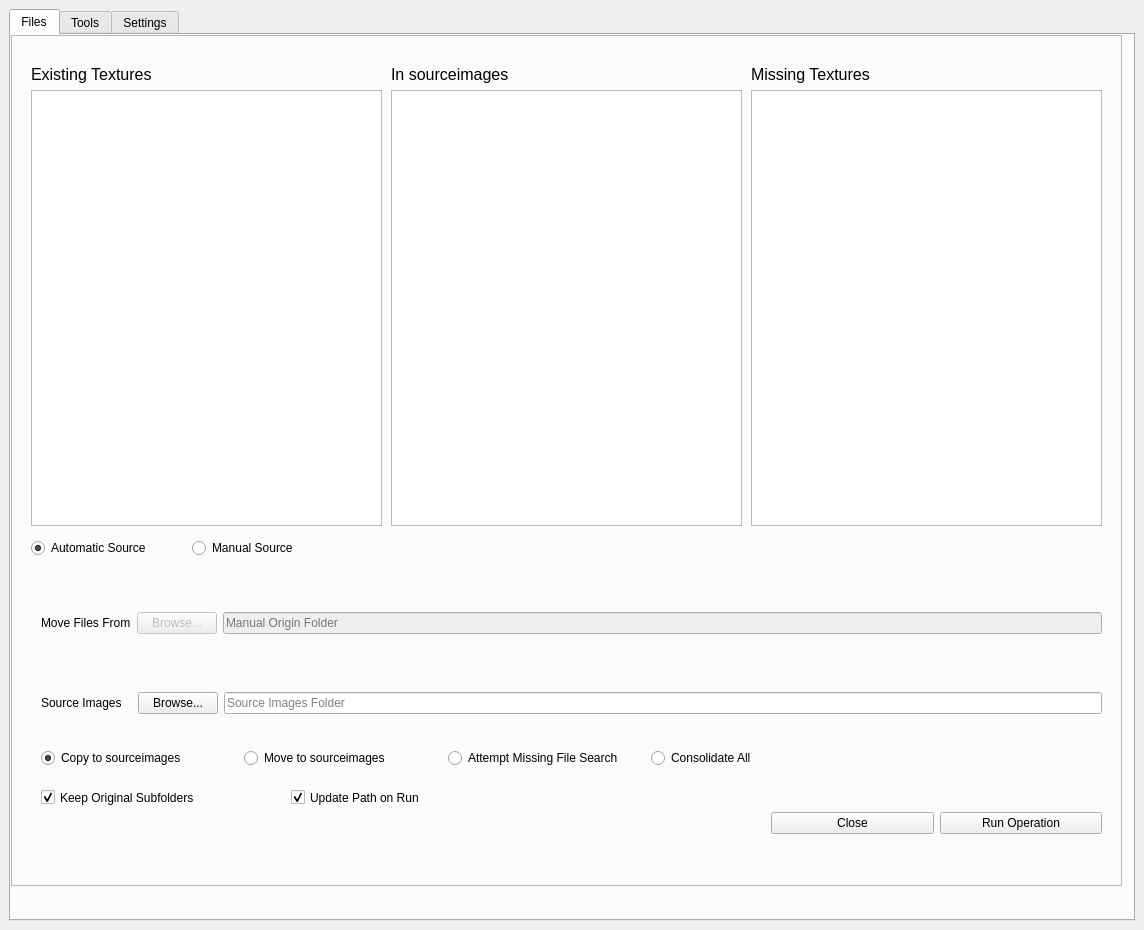
<?xml version="1.0" encoding="UTF-8"?>
<ui version="4.0">
 <class>atomicTextureFileManager</class>
 <widget class="QMainWindow" name="atomicTextureFileManager">
  <property name="geometry">
   <rect>
    <x>0</x>
    <y>0</y>
    <width>1144</width>
    <height>930</height>
   </rect>
  </property>
  <property name="minimumSize">
   <size>
    <width>1144</width>
    <height>889</height>
   </size>
  </property>
  <property name="windowTitle">
   <string>MainWindow</string>
  </property>
  <widget class="QWidget" name="centralwidget">
   <property name="minimumSize">
    <size>
     <width>896</width>
     <height>858</height>
    </size>
   </property>
   <layout class="QVBoxLayout" name="verticalLayout">
    <item>
     <widget class="QTabWidget" name="tabWidget">
      <property name="minimumSize">
       <size>
        <width>1118</width>
        <height>0</height>
       </size>
      </property>
      <property name="currentIndex">
       <number>0</number>
      </property>
      <widget class="QWidget" name="filesTab">
       <attribute name="title">
        <string>Files</string>
       </attribute>
       <widget class="QFrame" name="TextureLists">
        <property name="geometry">
         <rect>
          <x>0</x>
          <y>0</y>
          <width>1111</width>
          <height>851</height>
         </rect>
        </property>
        <property name="minimumSize">
         <size>
          <width>1111</width>
          <height>851</height>
         </size>
        </property>
        <property name="frameShape">
         <enum>QFrame::StyledPanel</enum>
        </property>
        <property name="frameShadow">
         <enum>QFrame::Raised</enum>
        </property>
        <widget class="QWidget" name="layoutWidget">
         <property name="geometry">
          <rect>
           <x>20</x>
           <y>30</y>
           <width>351</width>
           <height>461</height>
          </rect>
         </property>
         <layout class="QGridLayout" name="existingTextureGrid">
          <item row="0" column="0">
           <widget class="QLabel" name="existingTextureLabel">
            <property name="text">
             <string>&lt;html&gt;&lt;head/&gt;&lt;body&gt;&lt;p&gt;&lt;span style=&quot; font-size:12pt;&quot;&gt;Existing Textures&lt;/span&gt;&lt;/p&gt;&lt;/body&gt;&lt;/html&gt;</string>
            </property>
           </widget>
          </item>
          <item row="1" column="0">
           <widget class="QListWidget" name="existingTextureList">
            <property name="tabKeyNavigation">
             <bool>true</bool>
            </property>
            <property name="dragEnabled">
             <bool>true</bool>
            </property>
            <property name="dragDropOverwriteMode">
             <bool>true</bool>
            </property>
            <property name="dragDropMode">
             <enum>QAbstractItemView::DragOnly</enum>
            </property>
           </widget>
          </item>
         </layout>
        </widget>
        <widget class="QWidget" name="layoutWidget">
         <property name="geometry">
          <rect>
           <x>740</x>
           <y>30</y>
           <width>351</width>
           <height>461</height>
          </rect>
         </property>
         <layout class="QGridLayout" name="missingTexturesGrid">
          <item row="0" column="0">
           <widget class="QLabel" name="missingTexturesLabel">
            <property name="text">
             <string>&lt;html&gt;&lt;head/&gt;&lt;body&gt;&lt;p&gt;&lt;span style=&quot; font-size:12pt;&quot;&gt;Missing Textures&lt;/span&gt;&lt;/p&gt;&lt;/body&gt;&lt;/html&gt;</string>
            </property>
           </widget>
          </item>
          <item row="1" column="0">
           <widget class="QListWidget" name="missingTexturesList">
            <property name="tabKeyNavigation">
             <bool>true</bool>
            </property>
            <property name="dragEnabled">
             <bool>true</bool>
            </property>
            <property name="dragDropOverwriteMode">
             <bool>true</bool>
            </property>
            <property name="dragDropMode">
             <enum>QAbstractItemView::DragOnly</enum>
            </property>
            <property name="defaultDropAction">
             <enum>Qt::IgnoreAction</enum>
            </property>
           </widget>
          </item>
         </layout>
        </widget>
        <widget class="QWidget" name="layoutWidget">
         <property name="geometry">
          <rect>
           <x>20</x>
           <y>500</y>
           <width>316</width>
           <height>27</height>
          </rect>
         </property>
         <layout class="QHBoxLayout" name="autoManualButtons">
          <item>
           <widget class="QRadioButton" name="automaticSourceRdoBtn">
            <property name="enabled">
             <bool>true</bool>
            </property>
            <property name="text">
             <string>Automatic Source</string>
            </property>
            <property name="checked">
             <bool>true</bool>
            </property>
           </widget>
          </item>
          <item>
           <widget class="QRadioButton" name="manualSourceRdoBtn">
            <property name="text">
             <string>Manual Source</string>
            </property>
            <property name="checked">
             <bool>false</bool>
            </property>
           </widget>
          </item>
         </layout>
        </widget>
        <widget class="QCheckBox" name="keepOriginalSubfolders">
         <property name="geometry">
          <rect>
           <x>30</x>
           <y>750</y>
           <width>221</width>
           <height>25</height>
          </rect>
         </property>
         <property name="text">
          <string>Keep Original Subfolders</string>
         </property>
         <property name="checked">
          <bool>true</bool>
         </property>
        </widget>
        <widget class="QWidget" name="layoutWidget">
         <property name="geometry">
          <rect>
           <x>30</x>
           <y>570</y>
           <width>1061</width>
           <height>36</height>
          </rect>
         </property>
         <layout class="QHBoxLayout" name="horizontalLayout_2">
          <item>
           <widget class="QLabel" name="label">
            <property name="text">
             <string>Move Files From</string>
            </property>
           </widget>
          </item>
          <item>
           <widget class="QPushButton" name="browseOriginBtn">
            <property name="enabled">
             <bool>false</bool>
            </property>
            <property name="text">
             <string>Browse...</string>
            </property>
           </widget>
          </item>
          <item>
           <widget class="QLineEdit" name="originText">
            <property name="enabled">
             <bool>false</bool>
            </property>
            <property name="text">
             <string/>
            </property>
            <property name="placeholderText">
             <string>Manual Origin Folder</string>
            </property>
           </widget>
          </item>
         </layout>
        </widget>
        <widget class="QWidget" name="layoutWidget">
         <property name="geometry">
          <rect>
           <x>30</x>
           <y>650</y>
           <width>1061</width>
           <height>36</height>
          </rect>
         </property>
         <layout class="QHBoxLayout" name="horizontalLayout_3">
          <item>
           <widget class="QLabel" name="label_2">
            <property name="text">
             <string>Source Images   </string>
            </property>
           </widget>
          </item>
          <item>
           <widget class="QPushButton" name="browseSourceBtn">
            <property name="text">
             <string>Browse...</string>
            </property>
           </widget>
          </item>
          <item>
           <widget class="QLineEdit" name="sourceText">
            <property name="text">
             <string/>
            </property>
            <property name="placeholderText">
             <string>Source Images Folder</string>
            </property>
           </widget>
          </item>
         </layout>
        </widget>
        <widget class="QWidget" name="layoutWidget">
         <property name="geometry">
          <rect>
           <x>30</x>
           <y>710</y>
           <width>807</width>
           <height>27</height>
          </rect>
         </property>
         <layout class="QHBoxLayout" name="actionTypeSelectionLayout">
          <item>
           <widget class="QRadioButton" name="copyToSrcImgs">
            <property name="text">
             <string>Copy to sourceimages</string>
            </property>
            <property name="checked">
             <bool>true</bool>
            </property>
           </widget>
          </item>
          <item>
           <widget class="QRadioButton" name="moveToSrcImgs">
            <property name="text">
             <string>Move to sourceimages</string>
            </property>
           </widget>
          </item>
          <item>
           <widget class="QRadioButton" name="missingFileSearch">
            <property name="text">
             <string>Attempt Missing File Search</string>
            </property>
           </widget>
          </item>
          <item>
           <widget class="QRadioButton" name="consolodateAll">
            <property name="text">
             <string>Consolidate All</string>
            </property>
           </widget>
          </item>
         </layout>
        </widget>
        <widget class="QWidget" name="layoutWidget_2">
         <property name="geometry">
          <rect>
           <x>380</x>
           <y>30</y>
           <width>351</width>
           <height>461</height>
          </rect>
         </property>
         <layout class="QGridLayout" name="inSourceGrid">
          <item row="0" column="0">
           <widget class="QLabel" name="inSourceImagesLabel">
            <property name="text">
             <string>&lt;html&gt;&lt;head/&gt;&lt;body&gt;&lt;p&gt;&lt;span style=&quot; font-size:12pt;&quot;&gt;In sourceimages&lt;/span&gt;&lt;/p&gt;&lt;/body&gt;&lt;/html&gt;</string>
            </property>
           </widget>
          </item>
          <item row="1" column="0">
           <widget class="QListWidget" name="inSourceImagesList">
            <property name="acceptDrops">
             <bool>true</bool>
            </property>
            <property name="tabKeyNavigation">
             <bool>true</bool>
            </property>
            <property name="dragDropOverwriteMode">
             <bool>true</bool>
            </property>
            <property name="dragDropMode">
             <enum>QAbstractItemView::DropOnly</enum>
            </property>
           </widget>
          </item>
         </layout>
        </widget>
        <widget class="QCheckBox" name="updatePath">
         <property name="geometry">
          <rect>
           <x>280</x>
           <y>750</y>
           <width>201</width>
           <height>25</height>
          </rect>
         </property>
         <property name="text">
          <string>Update Path on Run</string>
         </property>
         <property name="checked">
          <bool>true</bool>
         </property>
        </widget>
        <widget class="QWidget" name="layoutWidget">
         <property name="geometry">
          <rect>
           <x>760</x>
           <y>770</y>
           <width>331</width>
           <height>36</height>
          </rect>
         </property>
         <layout class="QHBoxLayout" name="actionButtonsLayout">
          <item>
           <widget class="QPushButton" name="cancel">
            <property name="contextMenuPolicy">
             <enum>Qt::DefaultContextMenu</enum>
            </property>
            <property name="text">
             <string>Close</string>
            </property>
           </widget>
          </item>
          <item>
           <widget class="QPushButton" name="run">
            <property name="text">
             <string>Run Operation</string>
            </property>
           </widget>
          </item>
         </layout>
        </widget>
       </widget>
      </widget>
      <widget class="QWidget" name="toolsTab">
       <attribute name="title">
        <string>Tools</string>
       </attribute>
      </widget>
      <widget class="QWidget" name="settingsTab">
       <attribute name="title">
        <string>Settings</string>
       </attribute>
       <widget class="QLabel" name="label_4">
        <property name="geometry">
         <rect>
          <x>20</x>
          <y>10</y>
          <width>1071</width>
          <height>161</height>
         </rect>
        </property>
        <property name="text">
         <string>USE WITH CAUTION!!

These settings will affect the way this tool runs!  It was designed to be expandable, and uses an xml document to keep a list of acceptable image types.  Some are inserted by default, but the list can be expanded upon by you.
It is important to understand that changing this list will directly affect this tool's ability to preform.  Make sure you understand what you are doing before you hit save!</string>
        </property>
        <property name="wordWrap">
         <bool>true</bool>
        </property>
       </widget>
       <widget class="QWidget" name="">
        <property name="geometry">
         <rect>
          <x>10</x>
          <y>260</y>
          <width>581</width>
          <height>591</height>
         </rect>
        </property>
        <layout class="QVBoxLayout" name="verticalLayout_2">
         <item>
          <widget class="QLabel" name="label_3">
           <property name="text">
            <string>Accepted Nodes</string>
           </property>
           <property name="buddy">
            <cstring>nodeTypesList</cstring>
           </property>
          </widget>
         </item>
         <item>
          <widget class="QTableWidget" name="nodeTypesList">
           <property name="minimumSize">
            <size>
             <width>0</width>
             <height>0</height>
            </size>
           </property>
           <property name="sizeIncrement">
            <size>
             <width>0</width>
             <height>0</height>
            </size>
           </property>
           <property name="rowCount">
            <number>0</number>
           </property>
           <property name="columnCount">
            <number>3</number>
           </property>
           <attribute name="horizontalHeaderCascadingSectionResizes">
            <bool>false</bool>
           </attribute>
           <attribute name="horizontalHeaderDefaultSectionSize">
            <number>125</number>
           </attribute>
           <attribute name="horizontalHeaderMinimumSectionSize">
            <number>125</number>
           </attribute>
           <attribute name="horizontalHeaderShowSortIndicator" stdset="0">
            <bool>false</bool>
           </attribute>
           <attribute name="horizontalHeaderStretchLastSection">
            <bool>true</bool>
           </attribute>
           <attribute name="verticalHeaderCascadingSectionResizes">
            <bool>false</bool>
           </attribute>
           <attribute name="verticalHeaderHighlightSections">
            <bool>true</bool>
           </attribute>
           <column>
            <property name="text">
             <string>-</string>
            </property>
           </column>
           <column>
            <property name="text">
             <string>nodeType</string>
            </property>
           </column>
           <column>
            <property name="text">
             <string>parameterName</string>
            </property>
           </column>
          </widget>
         </item>
         <item>
          <layout class="QGridLayout" name="gridLayout">
           <item row="0" column="0">
            <widget class="QLabel" name="label_5">
             <property name="text">
              <string>nodeType</string>
             </property>
             <property name="buddy">
              <cstring>newNodeType</cstring>
             </property>
            </widget>
           </item>
           <item row="0" column="1">
            <widget class="QLabel" name="label_6">
             <property name="text">
              <string>parameterName</string>
             </property>
             <property name="buddy">
              <cstring>newParameterName</cstring>
             </property>
            </widget>
           </item>
           <item row="1" column="0">
            <widget class="QLineEdit" name="newNodeType"/>
           </item>
           <item row="1" column="1" colspan="2">
            <widget class="QLineEdit" name="newParameterName"/>
           </item>
           <item row="2" column="2">
            <widget class="QPushButton" name="addNodeType">
             <property name="text">
              <string>Add</string>
             </property>
            </widget>
           </item>
          </layout>
         </item>
        </layout>
       </widget>
       <widget class="QWidget" name="">
        <property name="geometry">
         <rect>
          <x>10</x>
          <y>180</y>
          <width>1091</width>
          <height>59</height>
         </rect>
        </property>
        <layout class="QVBoxLayout" name="verticalLayout_3">
         <item>
          <widget class="QLabel" name="label_7">
           <property name="text">
            <string>XML File Location</string>
           </property>
           <property name="buddy">
            <cstring>xmlLocation</cstring>
           </property>
          </widget>
         </item>
         <item>
          <widget class="QLineEdit" name="xmlLocation">
           <property name="enabled">
            <bool>false</bool>
           </property>
          </widget>
         </item>
        </layout>
       </widget>
      </widget>
     </widget>
    </item>
   </layout>
  </widget>
  <action name="actionCopy_Selected_To_Source">
   <property name="text">
    <string>Copy Selected To Source</string>
   </property>
  </action>
  <action name="actionReset">
   <property name="text">
    <string>Reset</string>
   </property>
  </action>
  <action name="actionMove_Selected_To_Source">
   <property name="text">
    <string>Move Selected To Source</string>
   </property>
  </action>
  <action name="actionDocumentation">
   <property name="text">
    <string>Documentation</string>
   </property>
  </action>
 </widget>
 <tabstops>
  <tabstop>copyToSrcImgs</tabstop>
  <tabstop>moveToSrcImgs</tabstop>
  <tabstop>missingFileSearch</tabstop>
  <tabstop>consolodateAll</tabstop>
  <tabstop>browseSourceBtn</tabstop>
  <tabstop>sourceText</tabstop>
  <tabstop>run</tabstop>
  <tabstop>cancel</tabstop>
  <tabstop>automaticSourceRdoBtn</tabstop>
  <tabstop>manualSourceRdoBtn</tabstop>
  <tabstop>missingTexturesList</tabstop>
  <tabstop>keepOriginalSubfolders</tabstop>
  <tabstop>browseOriginBtn</tabstop>
  <tabstop>originText</tabstop>
 </tabstops>
 <resources/>
 <connections>
  <connection>
   <sender>manualSourceRdoBtn</sender>
   <signal>clicked(bool)</signal>
   <receiver>browseOriginBtn</receiver>
   <slot>setEnabled(bool)</slot>
   <hints>
    <hint type="sourcelabel">
     <x>221</x>
     <y>593</y>
    </hint>
    <hint type="destinationlabel">
     <x>86</x>
     <y>639</y>
    </hint>
   </hints>
  </connection>
  <connection>
   <sender>manualSourceRdoBtn</sender>
   <signal>clicked(bool)</signal>
   <receiver>originText</receiver>
   <slot>setEnabled(bool)</slot>
   <hints>
    <hint type="sourcelabel">
     <x>230</x>
     <y>587</y>
    </hint>
    <hint type="destinationlabel">
     <x>257</x>
     <y>644</y>
    </hint>
   </hints>
  </connection>
  <connection>
   <sender>automaticSourceRdoBtn</sender>
   <signal>clicked(bool)</signal>
   <receiver>browseOriginBtn</receiver>
   <slot>setDisabled(bool)</slot>
   <hints>
    <hint type="sourcelabel">
     <x>49</x>
     <y>583</y>
    </hint>
    <hint type="destinationlabel">
     <x>72</x>
     <y>637</y>
    </hint>
   </hints>
  </connection>
  <connection>
   <sender>automaticSourceRdoBtn</sender>
   <signal>clicked(bool)</signal>
   <receiver>originText</receiver>
   <slot>setDisabled(bool)</slot>
   <hints>
    <hint type="sourcelabel">
     <x>106</x>
     <y>586</y>
    </hint>
    <hint type="destinationlabel">
     <x>209</x>
     <y>635</y>
    </hint>
   </hints>
  </connection>
 </connections>
</ui>
